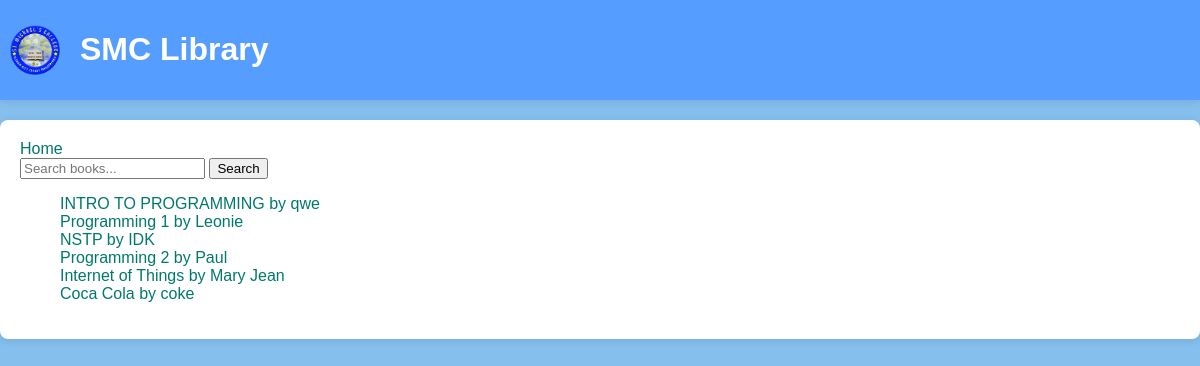
/library/pagesearch, run on the app's committed database.
### Library/models.py (models this page shows, shortened)
class Book(models.Model):
    title = models.CharField(max_length=255)
    author = models.CharField(max_length=255)
    isbn = models.CharField(max_length=13, unique=True)
    price = models.IntegerField(default=None, null=True)
    Date_acquired = models.DateTimeField(null=True, blank = True)

### Library/views.py (the view)
# urls.py: path('library/pagesearch', views.Searched, name='search'),
def Searched(request):
    template = loader.get_template('searched.html')
    query = request.GET.get('q')
    books = Book.objects.filter(title__icontains=query) if query else Book.objects.all()
    context = {'books': books, 'query': query}
    return HttpResponse(template.render(context, request))

### Library/templates/searched.html (shortened to what this page needs)
{% extends "master.html" %}
{% block content %}
<a href="{% url 'pagemain' %}">Home</a>
    <form method="get" action="{% url 'search' %}">
        <input type="text" name="q" placeholder="Search books..." value="{{ query|default:'' }}">
        <button type="submit">Search</button>
    </form>
    {% if books %}
        <ul>
            {% for book in books %}
                <a href="{% url 'edit_book' book.id %}">
                {{ book.title }} by {{ book.author }}<br>
            {% endfor %}
        </ul>
    {% else %}
        <p>No books found.</p>
    {% endif %}
{% endblock %}

### Library/templates/master.html (shortened to what this page needs)
<!DOCTYPE html>
<html lang="en">
<head>
    {% load static %}
</head>
<body>
    <div class="header">
        <img src="{% static 'images/smclogo.png' %}" alt="Logo" class="logo">
        <h1>SMC Library</h1>
    </div>
    <div class="content">
        {% block content %}
        {% endblock %}
    </div>
</body>
</html>

### Library/templates/master.html (style rules this page uses)
body { font-family: Arial, sans-serif; background-color: #85bfee; margin: 0; padding: 0; color: #333; }
h1 { color: white; }
.header { display: flex; align-items: center; padding: 10px; background-color: #559eff; box-shadow: 0 2px 8px rgba(0, 0, 0, 0.1); }
.logo { max-height: 50px; margin-right: 20px; }
.content { padding: 20px; max-width: 1200px; margin: 20px auto; background-color: #ffffff; border-radius: 8px; box-shadow: 0 2px 8px rgba(0, 0, 0, 0.1); }
a { color: #00796b; text-decoration: none; }

### data on the page
Book: title "INTRO TO PROGRAMMING", author "qwe"
Book: title "Programming 1", author "Leonie"
Book: title "NSTP", author "IDK"
Book: title "Programming 2", author "Paul"
Book: title "Internet of Things", author "Mary Jean"
Book: title "Coca Cola", author "coke"
